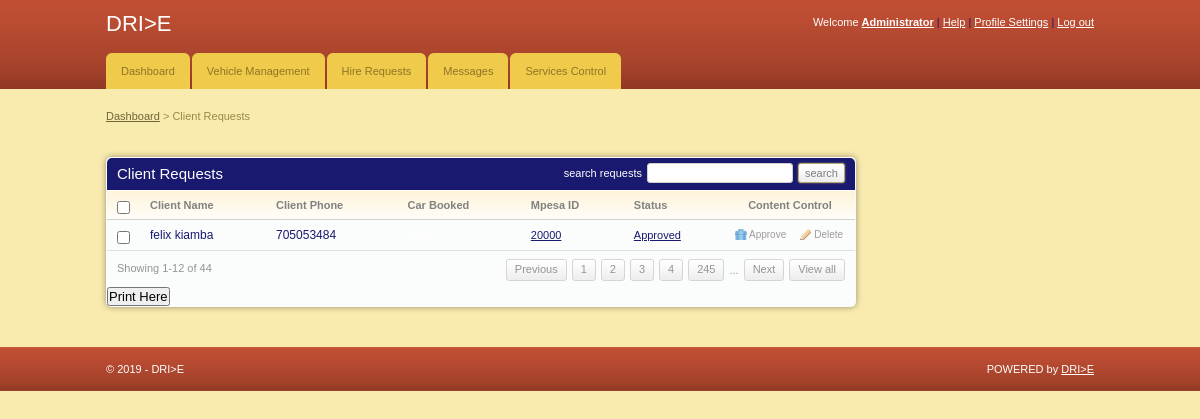
The page /admin/client_requests.php (signed in) on the database its author committed.
### tables this page shows
CREATE TABLE `client` (
  `client_id` int(11) NOT NULL,
  `fname` varchar(255) NOT NULL,
  `email` varchar(255) NOT NULL,
  `id_no` int(11) NOT NULL,
  `phone` int(11) NOT NULL,
  `location` varchar(255) NOT NULL,
  `gender` varchar(255) NOT NULL,
  `car_id` int(11) NOT NULL,
  `status` varchar(255) NOT NULL,
  `mpesa` varchar(255) NOT NULL
);

CREATE TABLE `cars` (
  `car_id` int(11) NOT NULL,
  `car_name` varchar(255) NOT NULL,
  `car_type` varchar(255) NOT NULL,
  `image` text NOT NULL,
  `hire_cost` int(11) NOT NULL,
  `capacity` int(11) NOT NULL,
  `status` varchar(255) NOT NULL
);

### admin/client_requests.php (the view, shortened to what this page needs)
<!DOCTYPE html PUBLIC "-//W3C//DTD XHTML 1.0 Transitional//EN" "http://www.w3.org/TR/xhtml1/DTD/xhtml1-transitional.dtd">
<html xmlns="http://www.w3.org/1999/xhtml">
<head>
	<link rel="stylesheet" href="css/style.css" type="text/css" media="all" />
</head>
<body>
<div id="header">
	<div class="shell">
		<?php
			include 'menu.php';
		?>
	</div>
</div>
<div id="container">
	<div class="shell">
		<div class="small-nav">
			<a href="index.php">Dashboard</a>
			<span>&gt;</span>
			Client Requests
		</div>
		<br />
		<div id="main">
			<div id="content">
				<div class="box">
					<div class="box-head">
						<h2 class="left">Client Requests</h2>
						<div class="right">
							<label>search requests</label>
							<input type="text" class="field small-field" />
							<input type="submit" class="button" value="search" />
						</div>
					</div>
					<div class="table">
						<table width="100%" border="0" cellspacing="0" cellpadding="0">
							<tr>
								<th width="13"><input type="checkbox" class="checkbox" /></th>
								<th>Client Name</th>
								<th>Client Phone</th>
								<th>Car Booked</th>
								<th>Mpesa ID</th>
								<th>Status</th>
								<th width="110" class="ac">Content Control</th>
							</tr>
							<?php
								include '../includes/config.php';
								$select = "SELECT client.client_id,client.fname,client.phone,cars.car_name,cars.hire_cost,client.status
										FROM client JOIN cars ON client.car_id=cars.car_id";
								$result = $conn->query($select);
								while($row = $result->fetch_assoc()){
							?>
							<tr>
								<td><input type="checkbox" class="checkbox" /></td>
								<td><h3><a href="#"><?php echo $row['fname'] ?></a></h3></td>
								<td><h3><a href="#"><?php echo $row['phone'] ?></a></h3></td>
								<td><?php echo $row['car_name'] ?></td>
								<td><a href="#"><?php echo $row['hire_cost'] ?></a></td>
								<td><a href="#"><?php echo $row['status'] ?></a></td>
								<td><a href="javascript:sureToApprove(<?php echo $row['client_id'];?>)" class="ico del">Approve</a><a href="#" class="ico edit">Delete</a></td>
							</tr>
							<?php
								}
							?>
						</table>
						<div class="pagging">
							<div class="left">Showing 1-12 of 44</div>
							<div class="right">
								<a href="#">Previous</a>
								<a href="#">1</a>
								<a href="#">2</a>
								<a href="#">3</a>
								<a href="#">4</a>
								<a href="#">245</a>
								<span>...</span>
								<a href="#">Next</a>
								<a href="#">View all</a>
							</div>
						</div>
					</div>
					<h2><input type="submit" onclick="window.print()" value="Print Here" /></h2>
				</div>
			</div>
		</div>
	</div>
</div>
<div id="footer">
	<div class="shell">
		<span class="left">&copy; <?php echo date("Y");?> - DRI>E</span>
		<span class="right">
			POWERED by <a href="#">DRI>E</a>
		</span>
	</div>
</div>
</body>
</html>

### admin/css/style.css (style rules this page uses)
* { padding:0; margin:0; outline:0; }
body { background:#f9ebae; font-family: Verdana, sans-serif; font-size:11px; line-height:14px; color:#fff; }
input, textarea, select { font-family: Verdana, sans-serif; font-size:13px; }
.field { border:solid 1px #d3cfc7; background:#fff; padding:5px; }
.small-field { border:solid 1px #d3cfc7; background:#fff; padding:3px 1px; font-size:11px; }
.checkbox { width:13px; height:13px; vertical-align:top; position:relative; top:2px; }
.button { background:#eee url(images/button.gif) repeat-x 0 0; border:solid 1px #b1a874; color:#7f7f7f; font-size:11px; padding:2px 6px 2px 6px; cursor:pointer; line-height:14px !important; }
a { color:#191970; text-decoration: underline; cursor:pointer; }
.left, .alignleft { float:left; display:inline; }
.right, .alignright { float:right; display:inline; }
.ac { text-align: center !important; }
h2 { font-size:15px; font-weight: normal; }
h3 { font-size:12px; line-height:14px; font-weight: normal; }
h3 a { text-decoration: none; }
.shell { width:988px; margin:0 auto; }
#header { height:89px; background:url(images/header.gif); white-space:nowrap; }
#container { padding:20px 0; }
.small-nav { color:#978b48; padding-bottom:20px; }
.small-nav a { color:#6f6636; }
#content { float:left; width:750px; }
.table th { background:#fffdfa url(images/th.gif) repeat-x 0 0; color:#818181; text-align: left; padding:7px 10px; border-bottom:solid 1px #d2d1cb; }
.table td { background:#fbfcfc; border-bottom:solid 1px #e0e0e0; padding:8px 10px; }
.box { background:#fbfcfc; height:100%; padding:1px; margin-bottom:20px; }
.box-head { background:#191970; height:32px; color:#fff; padding: 0 10px; line-height:32px; white-space:nowrap; border-bottom:solid 1px #fff; }
.box-head .right { padding-top:5px; line-height:13px; }
.box-head .right label, .box-head .right input { float:left; }
.box-head .right label { padding:4px 0 0 0; }
.box-head .right input { margin-left:5px; }
.pagging { height:20px; padding:8px 10px; line-height:19px; color:#949494; }
.pagging a { background:url(images/pagging.gif) repeat-x 0 0; height:20px; float:left; padding:0 8px; border:solid 1px #d5d5d5; text-decoration: none; color:#949494; margin-left:5px; }
.pagging span { float:left; margin-left:5px; padding-top:2px; }
a.ico { color:#9d9c9a; font-size:10px; text-decoration: none; padding:0 0 0 14px; background-repeat:no-repeat; background-position:0 0; }
a.del { background-image:url(images/del.gif) }
a.edit { background-image:url(images/edit.gif); margin-left:14px; }
#footer { height:44px; background:url(images/footer.gif); line-height:44px; color:#fff; }
#footer a { color:#fff; }
.box { -moz-border-radius:5px; -webkit-border-radius:5px; -moz-box-shadow: 0 0 6px #978f6c; -webkit-box-shadow: 0 0 6px #978f6c; }
.box-head { -moz-border-radius-topleft:5px; -moz-border-radius-topright:5px; -webkit-border-top-left-radius:5px; -webkit-border-top-right-radius:5px; }
.field, .button { -moz-border-radius:4px; -webkit-border-radius:4px; }
.small-field, .button, .pagging a { -moz-border-radius:3px; -webkit-border-radius:3px; }
.button { -moz-box-shadow: 0 0 2px #978f6c; -webkit-box-shadow: 0 0 2px #978f6c; }

### rows shown on the page
client: fname "felix kiamba", phone "705053484", car.hire_cost "20000", status "Approved"
